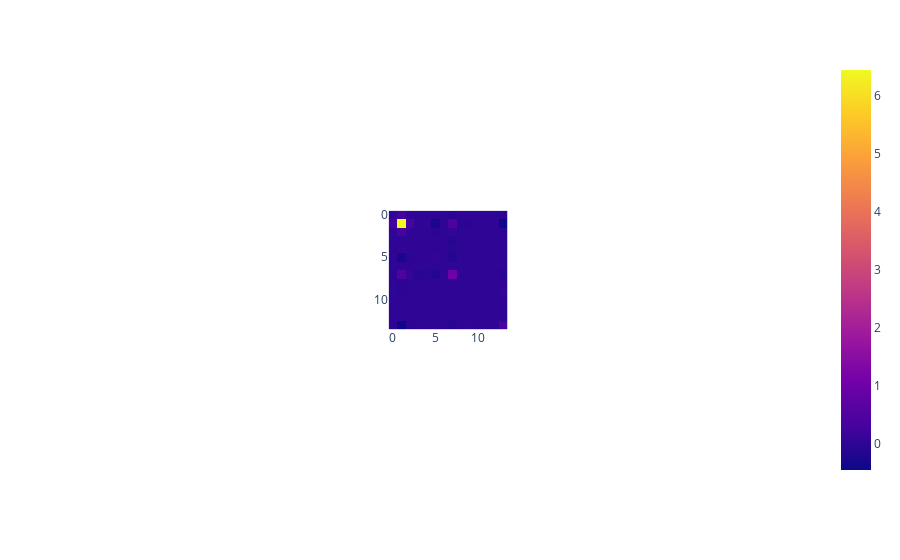

Notebook source saved alongside this figure:
### Code cell
fig = px.imshow(cov_matrix_1)
fig.show()

### Figure 1 — Plotly figure (JSON) as saved in the notebook; plotly's stock layout.template omitted (floating-point values rounded to 4 significant figures; data arrays with more than 128 entries replaced by an {"elided": "..."} marker saying what was removed)
{"data": [{"coloraxis": "coloraxis", "hovertemplate": "x: %{x}<br>y: %{y}<br>color: %{z}<extra></extra>", "name": "0", "type": "heatmap", "xaxis": "x", "yaxis": "y", "z": {"elided": "14x14 float values"}}], "layout": {"autosize": true, "coloraxis": {"colorscale": [[0, "#0d0887"], [0.1111, "#46039f"], [0.2222, "#7201a8"], [0.3333, "#9c179e"], [0.4444, "#bd3786"], [0.5556, "#d8576b"], [0.6667, "#ed7953"], [0.7778, "#fb9f3a"], [0.8889, "#fdca26"], [1, "#f0f921"]]}, "margin": {"t": 60}, "xaxis": {"anchor": "y", "autorange": true, "constrain": "domain", "domain": [0.4194, 0.5806], "range": [-0.5, 13.5], "scaleanchor": "y"}, "yaxis": {"anchor": "x", "autorange": true, "constrain": "domain", "domain": [0, 1], "range": [13.5, -0.5]}}}
